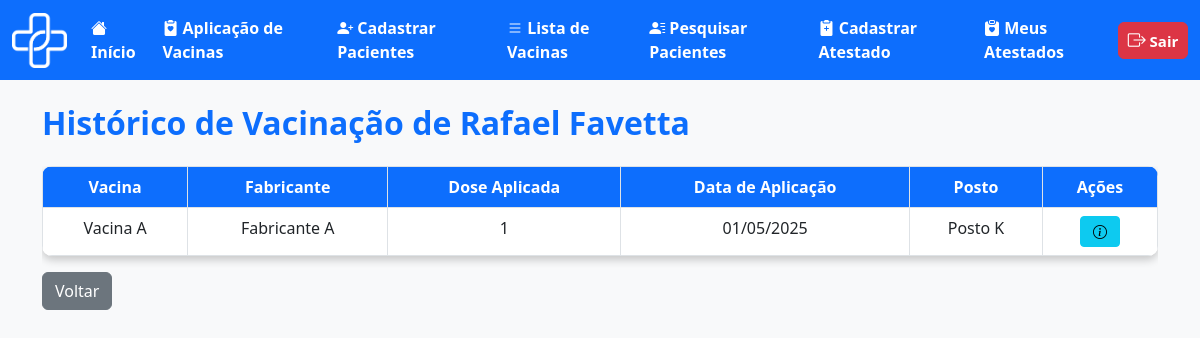
Page /medica/historico_vacinacao.php?id=1 (signed in) on the earlier database version.
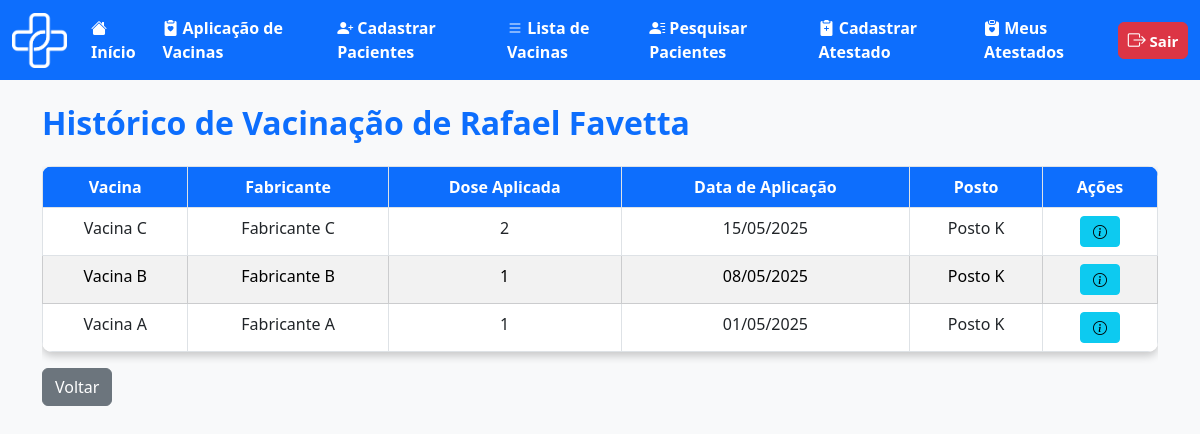
Same page on the later database version.
### tables this page shows
CREATE TABLE `usuario` (
  `id_usuario` int(11) NOT NULL,
  `nome_usuario` varchar(100) NOT NULL,
  `cpf` varchar(11) NOT NULL,
  `email_usuario` varchar(100) NOT NULL,
  `tel_usuario` varchar(11) NOT NULL,
  `genero_usuario` char(1) NOT NULL CHECK (`genero_usuario` in ('M','F','O')),
  `naci_usuario` date NOT NULL,
  `peso_usuario` decimal(5,2) NOT NULL,
  `tipo_sang_usuario` varchar(3) NOT NULL,
  `med_usuario` varchar(100) NOT NULL,
  `doen_usuario` varchar(255) NOT NULL,
  `ale_usuario` varchar(255) NOT NULL,
  `cep_usuario` varchar(8) NOT NULL,
  `nc_usuario` int(10) NOT NULL,
  `senha` varchar(100) NOT NULL
);

CREATE TABLE `aplicacao` (
  `id_aplica` int(11) NOT NULL,
  `id_usuario` int(11) NOT NULL,
  `id_posto` int(11) NOT NULL,
  `id_medico` int(11) NOT NULL,
  `id_vaci` int(11) NOT NULL,
  `data_aplica` date NOT NULL,
  `dose_aplicad` int(1) DEFAULT NULL
);

CREATE TABLE `vacina` (
  `id_vaci` int(11) NOT NULL,
  `nome_vaci` varchar(100) NOT NULL,
  `fabri_vaci` varchar(100) NOT NULL,
  `lote_vaci` varchar(50) NOT NULL,
  `idade_aplica` int(3) NOT NULL,
  `via_adimicao` varchar(50) NOT NULL,
  `n_dose` int(1) NOT NULL,
  `intervalo_dose` int(11) NOT NULL,
  `estoque` int(11) NOT NULL
);

CREATE TABLE `posto` (
  `id_posto` int(11) NOT NULL,
  `nome_posto` varchar(100) NOT NULL,
  `cep_posto` int(8) NOT NULL,
  `n_posto` int(10) NOT NULL
);

### medica/historico_vacinacao.php (the view, shortened to what this page needs)
<?php
include('../outros/db_connect.php');
$id = isset($_GET['id']) ? intval($_GET['id']) : 0;
$stmt = $conn->prepare("SELECT nome_usuario FROM usuario WHERE id_usuario = ?");
$stmt->bind_param("i", $id);
$stmt->execute();
$res = $stmt->get_result();
$usuario = $res->fetch_assoc();
$sql = "SELECT a.id_aplica, a.data_aplica, v.nome_vaci, v.fabri_vaci, a.dose_aplicad, p.nome_posto
        FROM aplicacao a
        JOIN vacina v ON a.id_vaci = v.id_vaci
        JOIN posto p ON a.id_posto = p.id_posto
        WHERE a.id_usuario = ?
        ORDER BY a.data_aplica DESC";
$stmt2 = $conn->prepare($sql);
$stmt2->bind_param("i", $id);
$stmt2->execute();
$result = $stmt2->get_result();
?>
<!DOCTYPE html>
<html lang="pt-BR">
<head>
    <link href="https://cdn.jsdelivr.net/npm/bootstrap@5.3.0/dist/css/bootstrap.min.css" rel="stylesheet">
    <link href="https://cdn.jsdelivr.net/npm/bootstrap-icons/font/bootstrap-icons.css" rel="stylesheet">
</head>
<body>
    <nav class="navbar navbar-expand-lg bg-primary" data-bs-theme="dark">
        <div class="container-fluid">
            <div class="d-flex align-items-center">
                <img src="../img/logo_vetor.png" alt="Logo DigitalVac" width="55" height="55" class="me-3">
            </div>
            <div class="collapse navbar-collapse" id="navbarNavAltMarkup">
                <div class="navbar-nav">
                    <a class="nav-link active fs-6 fw-bold" href="telainicio.php">
                        <i class="bi bi-house-fill"></i> Início
                    </a>
                    <a class="nav-link active fs-6 fw-bold" href="cadastroaplic.php">
                        <i class="bi bi-clipboard2-heart-fill"></i> Aplicação de Vacinas
                    </a>
                    <a class="nav-link active fs-6 fw-bold" href="cadastropac.html">
                        <i class="bi bi-person-plus-fill"></i> Cadastrar Pacientes
                    </a>
                    <a class="nav-link active fs-6 fw-bold" href="listavac.php">
                        <i class="bi bi-list"></i> Lista de Vacinas
                    </a>
                    <a class="nav-link active fs-6 fw-bold" href="pesquisa_paciente.php">
                        <i class="bi bi-person-lines-fill"></i> Pesquisar Pacientes
                    </a>
                    <a class="nav-link active fs-6 fw-bold" href="cadastroatestado.php">
                        <i class="bi bi-clipboard2-plus-fill"></i> Cadastrar Atestado
                    </a>
                    <a class="nav-link active fs-6 fw-bold" href="atestado_medico.php">
                        <i class="bi bi-clipboard-heart-fill"></i> Meus Atestados
                    </a>
                </div>
                <ul class="navbar-nav ms-auto">
                    <li class="nav-item">
                        <a class="btn btn-danger fw-bold px-2 py-1" style="font-size: 15px; min-width: 70px;"
                            href="../outros/sair.php">
                            <i class="bi bi-box-arrow-right" style="font-size: 18px;"></i> Sair
                        </a>
                    </li>
                </ul>
            </div>
        </div>
    </nav>
    <div class="container mt-4">
        <h2 class="text-primary fw-bold mb-4">Histórico de Vacinação de
            <?php echo htmlspecialchars($usuario['nome_usuario']); ?></h2>
        <?php if ($result->num_rows > 0): ?>
            <div class="table-responsive">
                <table class="table table-bordered text-center mx-auto">
                    <thead>
                        <tr>
                            <th>Vacina</th>
                            <th>Fabricante</th>
                            <th>Dose Aplicada</th>
                            <th>Data de Aplicação</th>
                            <th>Posto</th>
                            <th>Ações</th>
                        </tr>
                    </thead>
                    <tbody>
                        <?php
                        $rowIndex = 0;
                        while ($row = $result->fetch_assoc()):
                            $rowClass = ($rowIndex % 2 === 1) ? 'table-secondary' : 'bg-white';
                            ?>
                            <tr class="<?php echo $rowClass; ?>">
                                <td><?php echo htmlspecialchars($row['nome_vaci']); ?></td>
                                <td><?php echo htmlspecialchars($row['fabri_vaci']); ?></td>
                                <td><?php echo htmlspecialchars($row['dose_aplicad']); ?></td>
                                <td><?php echo htmlspecialchars(date('d/m/Y', strtotime($row['data_aplica']))); ?></td>
                                <td><?php echo htmlspecialchars($row['nome_posto']); ?></td>
                                <td>
                                    <a href="ver_vacina.php?id_aplica=<?php echo $row['id_aplica']; ?>"
                                        class="btn btn-sm btn-info" title="Ver Informações">
                                        <i class="bi bi-info-circle"></i>
                                    </a>
                                </td>
                            </tr>
                            <?php $rowIndex++; endwhile; ?>
                    </tbody>
                </table>
            </div>
        <?php else: ?>
            <div class="alert alert-warning">Nenhuma vacinação registrada para este usuário.</div>
        <?php endif; ?>
        <a href="pesquisa_paciente.php" class="btn btn-secondary">Voltar</a>
    </div>
</body>
</html>

### medica/historico_vacinacao.php (style rules this page uses)
body { background-color: #f8f9fa; }
.table { background: white; border-radius: 10px; overflow: hidden; box-shadow: 0 4px 8px rgba(0, 0, 0, 0.2); }
.table thead th { background-color: #0d6efd !important; color: white !important; font-weight: bold; }
.table tbody tr:nth-child(even) { background-color: #f2f2f2; }
.table tbody tr:nth-child(odd) { background-color: #ffffff; }
.table td, .table th { background-color: transparent; }
.btn-info { min-width: 40px; }

Differences in the rows shown:
added aplicacao: id_vaci.nome_vaci "Vacina C", id_vaci.fabri_vaci "Fabricante C", dose_aplicad "2", data_aplica "15/05/2025", id_posto.nome_posto "Posto K"
added aplicacao: id_vaci.nome_vaci "Vacina B", id_vaci.fabri_vaci "Fabricante B", dose_aplicad "1", data_aplica "08/05/2025", id_posto.nome_posto "Posto K"
